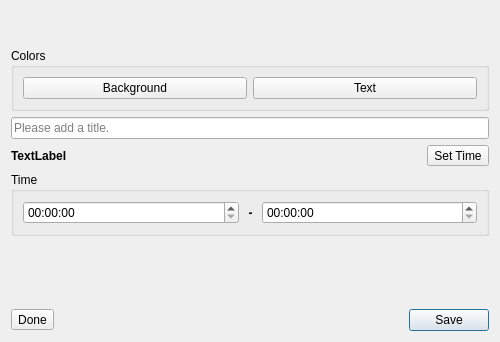
<?xml version="1.0" encoding="UTF-8"?>
<ui version="4.0">
 <class>luna_event</class>
 <widget class="QDialog" name="luna_event">
  <property name="geometry">
   <rect>
    <x>0</x>
    <y>0</y>
    <width>500</width>
    <height>342</height>
   </rect>
  </property>
  <property name="windowTitle">
   <string>Luna: Event</string>
  </property>
  <layout class="QVBoxLayout" name="verticalLayout">
   <item>
    <layout class="QHBoxLayout" name="horizontalLayout">
     <item>
      <widget class="QToolButton" name="remove">
       <property name="toolTip">
        <string>Remove Event</string>
       </property>
       <property name="text">
        <string/>
       </property>
       <property name="icon">
        <iconset resource="../Icons/icons.qrc">
         <normaloff>:/32x32/delete.svg</normaloff>:/32x32/delete.svg</iconset>
       </property>
       <property name="iconSize">
        <size>
         <width>24</width>
         <height>24</height>
        </size>
       </property>
       <property name="shortcut">
        <string>Return</string>
       </property>
       <property name="autoRaise">
        <bool>true</bool>
       </property>
      </widget>
     </item>
     <item>
      <spacer name="horizontalSpacer">
       <property name="orientation">
        <enum>Qt::Orientation::Horizontal</enum>
       </property>
       <property name="sizeHint" stdset="0">
        <size>
         <width>40</width>
         <height>20</height>
        </size>
       </property>
      </spacer>
     </item>
     <item>
      <widget class="QToolButton" name="close">
       <property name="toolTip">
        <string>Close</string>
       </property>
       <property name="text">
        <string/>
       </property>
       <property name="icon">
        <iconset resource="../Icons/icons.qrc">
         <normaloff>:/32x32/close.svg</normaloff>:/32x32/close.svg</iconset>
       </property>
       <property name="iconSize">
        <size>
         <width>24</width>
         <height>24</height>
        </size>
       </property>
       <property name="autoRaise">
        <bool>true</bool>
       </property>
      </widget>
     </item>
    </layout>
   </item>
   <item>
    <widget class="QGroupBox" name="colors_box">
     <property name="title">
      <string>Colors</string>
     </property>
     <layout class="QGridLayout" name="gridLayout">
      <item row="0" column="0">
       <widget class="QPushButton" name="color_background">
        <property name="minimumSize">
         <size>
          <width>150</width>
          <height>0</height>
         </size>
        </property>
        <property name="text">
         <string>Background</string>
        </property>
       </widget>
      </item>
      <item row="0" column="1">
       <widget class="QPushButton" name="color_text">
        <property name="minimumSize">
         <size>
          <width>150</width>
          <height>0</height>
         </size>
        </property>
        <property name="text">
         <string>Text</string>
        </property>
       </widget>
      </item>
     </layout>
    </widget>
   </item>
   <item>
    <widget class="QLineEdit" name="title">
     <property name="placeholderText">
      <string>Please add a title.</string>
     </property>
     <property name="clearButtonEnabled">
      <bool>true</bool>
     </property>
    </widget>
   </item>
   <item>
    <layout class="QHBoxLayout" name="horizontalLayout_2">
     <item>
      <widget class="QLabel" name="date">
       <property name="font">
        <font>
         <bold>true</bold>
        </font>
       </property>
       <property name="text">
        <string>TextLabel</string>
       </property>
      </widget>
     </item>
     <item>
      <spacer name="horizontalSpacer_3">
       <property name="orientation">
        <enum>Qt::Orientation::Horizontal</enum>
       </property>
       <property name="sizeHint" stdset="0">
        <size>
         <width>40</width>
         <height>20</height>
        </size>
       </property>
      </spacer>
     </item>
     <item>
      <widget class="QToolButton" name="time">
       <property name="text">
        <string>Set Time</string>
       </property>
       <property name="checkable">
        <bool>true</bool>
       </property>
       <property name="toolButtonStyle">
        <enum>Qt::ToolButtonStyle::ToolButtonTextBesideIcon</enum>
       </property>
      </widget>
     </item>
    </layout>
   </item>
   <item>
    <widget class="QGroupBox" name="time_box">
     <property name="title">
      <string>Time</string>
     </property>
     <layout class="QVBoxLayout" name="verticalLayout_2">
      <item>
       <layout class="QHBoxLayout" name="horizontalLayout_5">
        <item>
         <widget class="QTimeEdit" name="start"/>
        </item>
        <item>
         <widget class="QLabel" name="label_2">
          <property name="sizePolicy">
           <sizepolicy hsizetype="Maximum" vsizetype="Preferred">
            <horstretch>0</horstretch>
            <verstretch>0</verstretch>
           </sizepolicy>
          </property>
          <property name="font">
           <font>
            <bold>true</bold>
           </font>
          </property>
          <property name="text">
           <string> - </string>
          </property>
          <property name="alignment">
           <set>Qt::AlignmentFlag::AlignCenter</set>
          </property>
         </widget>
        </item>
        <item>
         <widget class="QTimeEdit" name="end"/>
        </item>
       </layout>
      </item>
     </layout>
    </widget>
   </item>
   <item>
    <spacer name="verticalSpacer">
     <property name="orientation">
      <enum>Qt::Orientation::Vertical</enum>
     </property>
     <property name="sizeHint" stdset="0">
      <size>
       <width>20</width>
       <height>40</height>
      </size>
     </property>
    </spacer>
   </item>
   <item>
    <layout class="QHBoxLayout" name="horizontalLayout_3">
     <item>
      <widget class="QToolButton" name="done">
       <property name="text">
        <string>Done</string>
       </property>
       <property name="checkable">
        <bool>true</bool>
       </property>
      </widget>
     </item>
     <item>
      <spacer name="horizontalSpacer_2">
       <property name="orientation">
        <enum>Qt::Orientation::Horizontal</enum>
       </property>
       <property name="sizeHint" stdset="0">
        <size>
         <width>40</width>
         <height>20</height>
        </size>
       </property>
      </spacer>
     </item>
     <item>
      <widget class="QPushButton" name="save">
       <property name="text">
        <string>Save</string>
       </property>
       <property name="default">
        <bool>true</bool>
       </property>
      </widget>
     </item>
    </layout>
   </item>
  </layout>
 </widget>
 <tabstops>
  <tabstop>remove</tabstop>
  <tabstop>close</tabstop>
  <tabstop>color_background</tabstop>
  <tabstop>color_text</tabstop>
  <tabstop>title</tabstop>
  <tabstop>time</tabstop>
  <tabstop>start</tabstop>
  <tabstop>end</tabstop>
  <tabstop>done</tabstop>
  <tabstop>save</tabstop>
 </tabstops>
 <resources>
  <include location="../Icons/icons.qrc"/>
 </resources>
 <connections/>
</ui>
